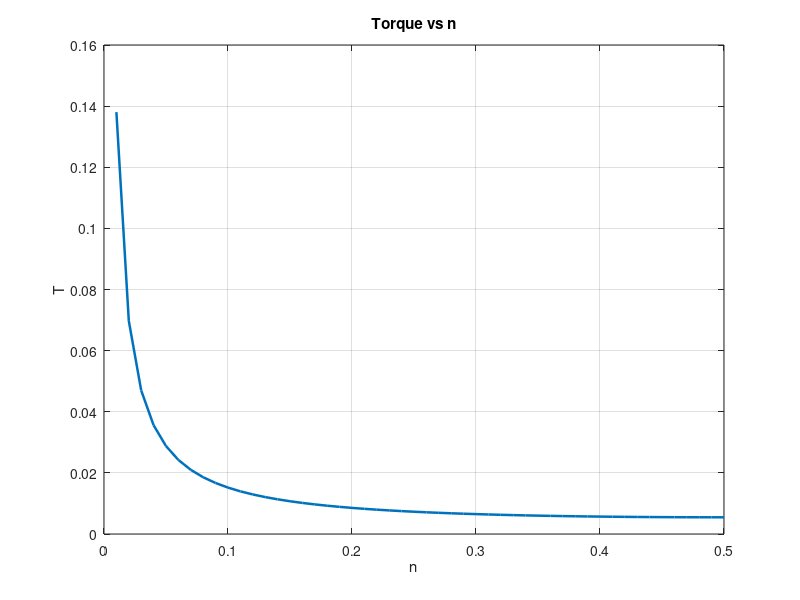
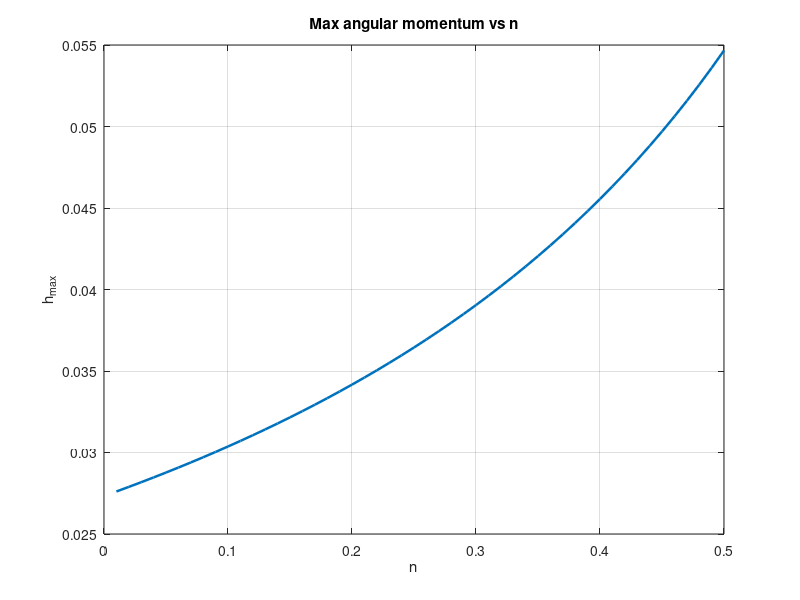
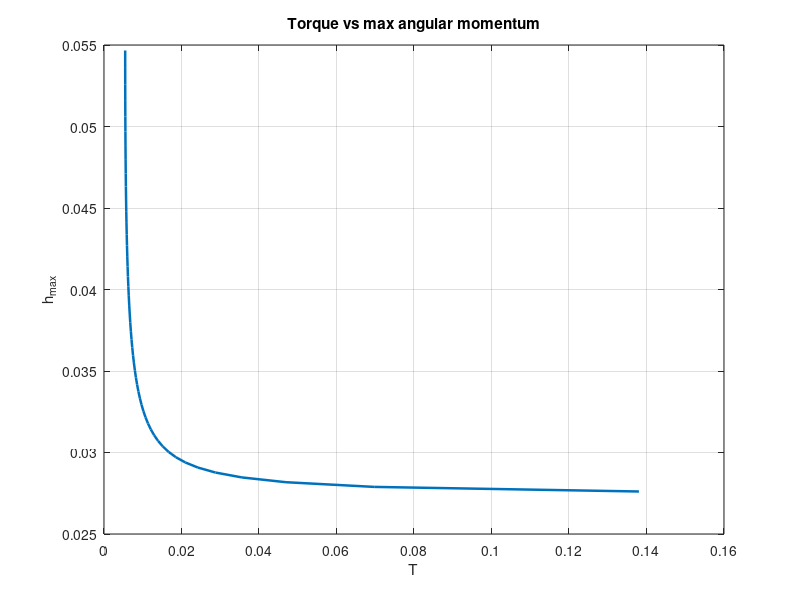
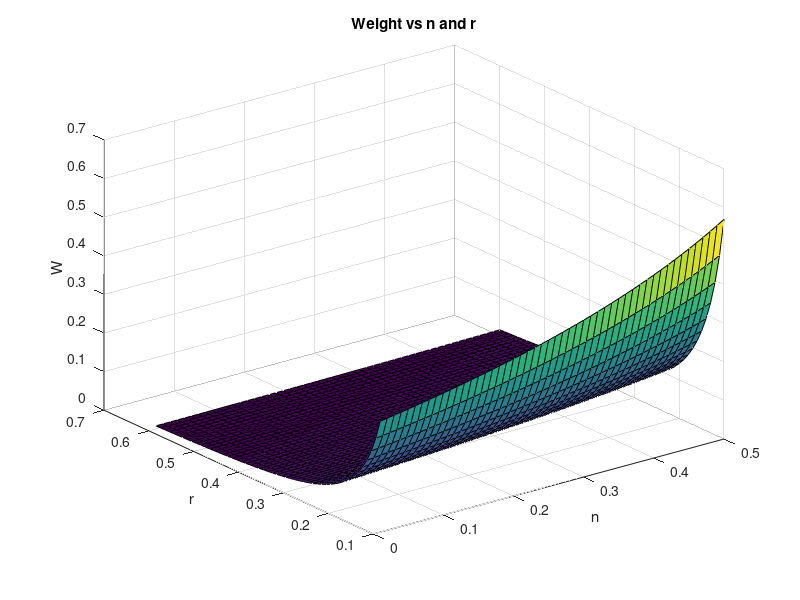

MATLAB code for these plots, in order:
% --------
% RWSizing
% 
% Script used for a first approximation sizing of the reaction wheel
%
% The equation implemented are based mainly on:
% "Analysis of the motion of a satellite-reaction wheel assembly optimized
% for weight and power", C.R. Hayleck, NASA, December 1965
% 

n = [0:0.01:0.5];       
theta_tot = 270*pi/180; % radians
t_tot = 20;             % seconds
I_v = 0.116;            % kg*m^2

for i = 1:length(n)
    
    T(i) = (theta_tot*I_v)/((n(i)-n(i)^2)*t_tot^2); % torque (constant)
    h_max(i) = T(i)*n(i)*t_tot; % angular momentum (maximum value) 
end

figure(1)
plot(n,T,'linewidth',1.8)
grid on;
title('Torque vs n')
xlabel('n');
ylabel('T');

figure(2)
plot(n,h_max,'linewidth',1.8)
grid on;
title('Max angular momentum vs n')
xlabel('n');
ylabel('h_{max}');

figure(3)
plot(T,h_max,'linewidth',1.8)
grid on;
title('Torque vs max angular momentum')
xlabel('T');
ylabel('h_{max}');


%% ---Weight/Inertia---
% Assumption: the wheel is a solid disc of radius r

g = 9.81;
r = [0.1:0.01:0.6]; % different values for the radius
% omega is the maximum velocity of the wheel in the simulink simulation. 
% It change every time according to slew maneuver 
omega = 1800; % rpm
omega = omega*2*pi/60; % rad/s

for i = 1:length(n)
    for j = 1:length(r)
        
        W(j,i) = (g*2*h_max(i))/(omega*r(j)^2); % Weight
        J(i) = h_max(i)/(3000*2*pi/60); % Inertia: the denominator is 3000 rpm (max value assumed for the wheel) converted to rad/s
    end
end

figure(4)
surf(n, r, W)
grid on;
title('Weight vs n and r')
xlabel('n');
ylabel('r');
zlabel('W');

figure(5)
plot(n, J, 'linewidth', 1.8)
grid on;
title('Inertia vs n')
xlabel('n');
ylabel('Inertia J');


%% ---Power---
eta = 1; % efficiency, optional parameter
t1 = linspace(0,10,51);
t2 = linspace(10,20,51);
t = [t1 t2];
% evaluate max value of inertia
Jfix = J(end);
for i = 1:length(n)
    
        P_max_omegafix(i) = T(i)*omega; % omega fixed 
        
        omega_var(i) = h_max(i)/Jfix; % inertia fixed, omega variable
        P_max_inertiafix(i) = T(i)*omega_var(i);
        
        % P evaluated only to check the profile of the power 
        % for the case n=0.5
        P(i) = T(end)*omega*t1(i)/10/eta;
        P(length(t1)+i) = T(end)*omega*((20 - t2(i))/10)/eta;
end

figure(6)
plot(n,P_max_omegafix,'linewidth',1.8)
grid on;
title('Power vs n for fixed values of \omega_w')
xlabel('n');
ylabel('P_{max} [W]');

figure(7)
plot(n,P_max_inertiafix,'linewidth',1.8)
grid on;
title('Power vs n for fixed values of inertia')
xlabel('n');
ylabel('P_{max} [W]');

figure(8)
plot(t,P,'linewidth',1.8)
grid on;
title('Power vs t for n=0.5 (plotted only to check power profile)')
xlabel('t');
ylabel('P [W]');




